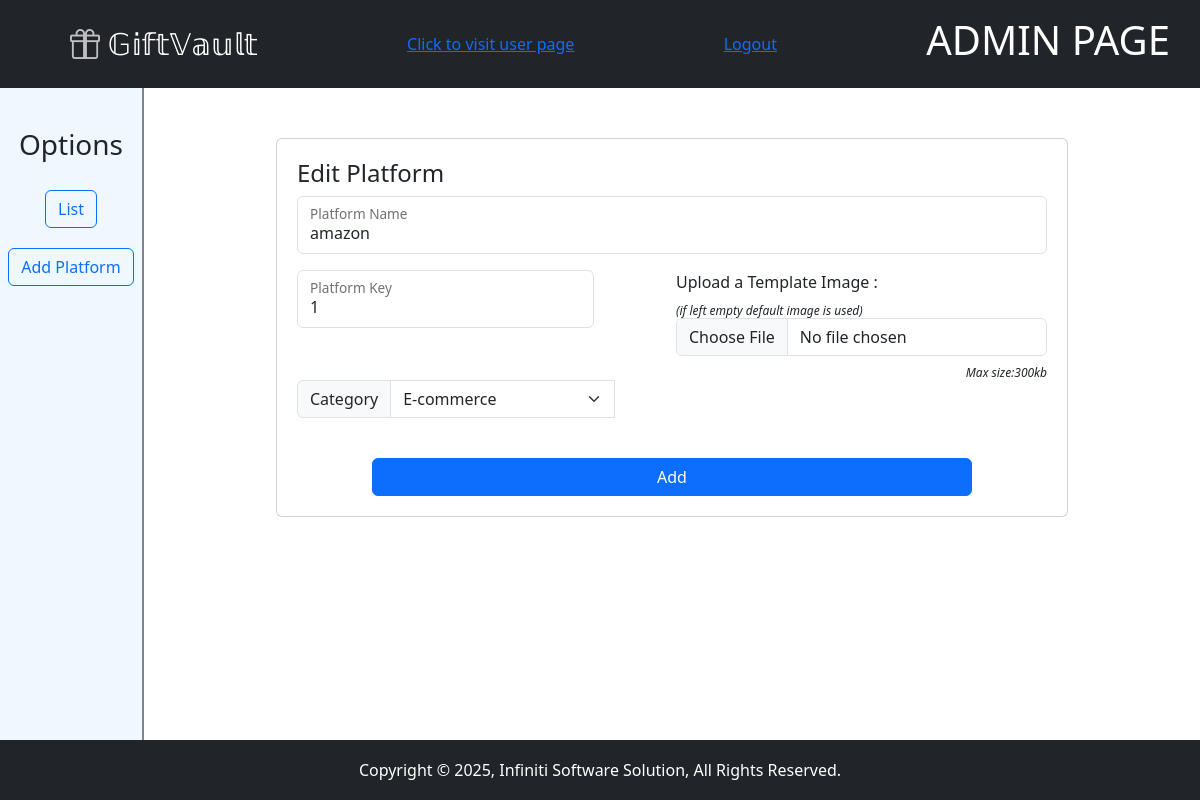
/?controller=adminController&action=editPlatform&id=1 (signed in), run on the app's committed database.
### tables this page shows
CREATE TABLE `platforms` (
  `platform_id` int(11) NOT NULL,
  `platform_name` varchar(50) NOT NULL,
  `platform_key` int(11) NOT NULL,
  `platform_category` varchar(50) NOT NULL,
  `template` varchar(255) DEFAULT '1'
);

### App/controller/adminController.php (called while the page is built, shortened)
<?php
class adminController extends baseController{
    protected $model;
    function __construct() {
        $this->model = $this->model("adminModel");
    }
    function editPlatform($data){
        extract($data);
        $errors = [];
        $platform_data = $this->model->getPlatform($data['params']['id']);
        $data["category"] = $this->model->getCategory();
        $data["data"] = $platform_data[0];
        $data["errors"] = $errors;
        $this->render('addPlatform',  $data);
    }
}

### App/models/adminModel.php (called while the page is built, shortened)
<?php
class adminModel{
    private $db;
    function __construct($connection)
    {
        $this->db = $connection;
    }
    public function getPlatform($id){
        $stmt = $this->db->prepare("SELECT * FROM platforms WHERE platform_id = :id");
        $stmt->bindParam(":id", $id);
        $stmt->execute();
        return $stmt->fetchAll(PDO::FETCH_ASSOC);
    }
}

### App/database/dbConnection.php (called while the page is built, shortened)
<?php
class dbConnection{
    private $connection;
    function __construct()
    {
        $dsn = "mysql:host=" . DB_HOST . ";dbname=" . DB_NAME;
        $this->connection = new \PDO($dsn, DB_USER, DB_PASS);
    }
    function getConnection() {
        return $this->connection;
    }
}

### App/views/admin/page/addPlatform.php (the view, shortened to what this page needs)
<div class="content">
    <?php include "./App/views/admin/components/sidebar.php";?>
    <div class="right-section">
        <div class="card">
        <?php if (isset($params["id"])) {?>
            <h4>Edit Platform</h4>
            <form action="?controller=adminController&action=editPlatformHandler" method="post" enctype="multipart/form-data">
        <?php } else { ?>
            <h4>Add a Platform</h4>
            <form action="?controller=adminController&action=addPlatformHandler" method="post" enctype="multipart/form-data">
        <?php }?>
                <div class='form-floating mb-3'>
                    <input required name='platform_name' type='text' class='form-control' id='floatingInput' placeholder='' value="<?php (isset($data["platform_name"]) ? print($data["platform_name"]) : "")?>">
                    <label for='floatingInput'>Platform Name</label>
                </div>
                <div style="justify-items: center;" class="row g-2">
                    <div class="col-md">
                        <div class='form-floating mb-3'>
                            <?php
                                if(!isset($key)){
                                    $key = (isset($data['platform_key'])) ? $data['platform_key'] : "";
                                }
                                echo"<input value='{$key}' style='width:80%' required name='platform_key' type='number' class='form-control' id='floatingInput' placeholder='' readonly>";
                            ?>
                            <label for='floatingInput'>Platform Key</label>
                        </div>
                    </div>
                    <div class="col-md">
                        <label class="input-group" for="inputGroupFile01">Upload a Template Image :<i><sub> (if left empty default image is used)</sub></i></label>
                            <input type="file" class="form-control" id="inputGroupFile01" name="image">
                            <span style="float: right;"><i><sub>Max size:300kb</sub></i></span>
                        </div>
                </div>
                <div class='input-group mb-3'>
                    <span class='input-group-text'>Category</span>
                    <input required style='max-width: 30%;' class='form-select' list='category_list' name="category" id='airline' autocomplete="off" value="<?php (isset($data['platform_category']) ? print($data['platform_category']) : "")?>">
                </div>
                <br>
                <button style="width: 80%;margin-left: 10%;" type='submit' name='submit' value='add' class='btn btn-primary'>Add</button>
            </form>
        </div>
    </div>
</div>
</body>
</html>

### App/views/admin/assets/css/index.css (style rules this page uses)
.content { padding-top: 88px; display: flex; flex-direction: row; }
.right-section { position: relative; width: 88%; left: 12%; }

### App/views/admin/page/addPlatform.php (style rules this page uses)
.card { width: 75%; margin: auto; margin-top: 50px; padding: 20px; }

### data on the page
platforms: platform_name "amazon", platform_key "1", category "E-commerce"
